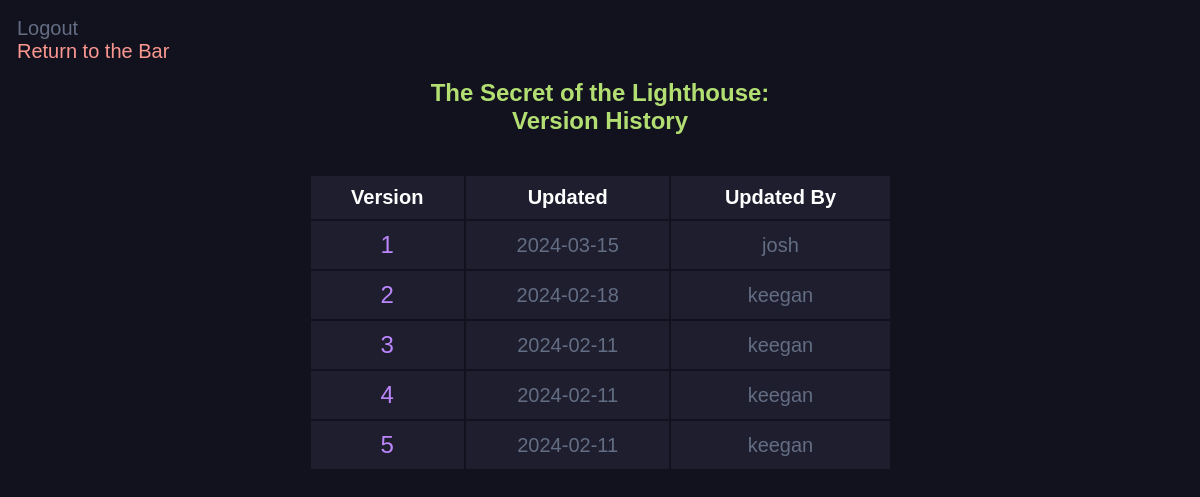
The app's page /versions/1 with its own data.
### main.py (models this page shows, shortened)
class NewStory(db.Model):
    id = db.Column(db.Integer, primary_key=True)
    title = db.Column(db.String(200), nullable=False)
    genre = db.Column(db.String(200), nullable=True)
    content = db.Column(db.Text, nullable=False)
    date_created = db.Column(db.DateTime, default=datetime.utcnow)
    author_id = db.Column(db.Integer, db.ForeignKey('user.id'), nullable=False)
    current_version_id = db.Column(db.Integer, db.ForeignKey('new_version.id'), nullable=True)
    __table_args__ = (
        ForeignKeyConstraint(['author_id'], ['user.id'], name='fk_new_story_author_id'),
        ForeignKeyConstraint(['current_version_id'], ['new_version.id'], name='fk_new_story_current_version_id')
    )
    current_version = db.relationship('NewVersion', foreign_keys=[current_version_id], post_update=True)
    versions = db.relationship('NewVersion', backref='story', lazy=True, foreign_keys='NewVersion.story_id')

class NewVersion(db.Model):
    id = db.Column(db.Integer, primary_key=True)
    content = db.Column(db.Text, nullable=False)
    date_created = db.Column(db.DateTime, default=datetime.utcnow)
    story_id = db.Column(db.Integer, db.ForeignKey('new_story.id'), nullable=False)
    author_id = db.Column(db.Integer, db.ForeignKey('user.id'), nullable=False)
    __table_args__ = (
        ForeignKeyConstraint(['story_id'], ['new_story.id'], name='fk_new_version_story_id'),
        ForeignKeyConstraint(['author_id'], ['user.id'], name='fk_new_version_author_id')
    )
    author = db.relationship('User', backref='versions', foreign_keys=[author_id])

class User(db.Model, UserMixin):
    id = db.Column(db.Integer, primary_key=True)
    username = db.Column(db.String(20), nullable=False, unique=True)
    password = db.Column(db.String(80), nullable=False)
    stories = db.relationship('NewStory', backref='author', lazy=True, foreign_keys=[NewStory.author_id])

### main.py (the view)
@app.route('/versions/<int:id>', methods=['GET'])
def versions(id):
    story = NewStory.query.get_or_404(id)
    versions = NewVersion.query.filter_by(story_id=id).order_by(NewVersion.date_created.desc()).all()
    return render_template('versions.html', story=story, versions=versions, current_user=current_user)

### templates/versions.html (shortened to what this page needs)
<link rel="stylesheet" href="{{ url_for('static', filename='css/versions.css') }}">
{% block body %}
	<a href="/logout/" class="button">Logout</a><br>
	<a href="/" class="return-to-bar">Return to the Bar</a>
<div class="content">
	<h1 style="text-align: center;">{{ story.title }}: <br> Version History</h1><br>
	<table class="center-table">
		<tr>
			<th>Version</th>
			<th>Updated</th>
			<th>Updated By</th>
		</tr>
		{%for version in versions %}
		<tr>
			<td><a href="{{ url_for('read_version', version_id=version.id) }}" class="story-link">{{ loop.index }}</a></td>
			<td>{{ version.date_created.date() }}</td>
			<td>{{ version.author.username }}</td>
		</tr>
		{% endfor %}
	</table>
</div>
{% endblock %}

### static/css/versions.css (style rules this page uses)
h1 { font-size: 24px; color: #B3DF72; text-align: center; font-family: sans-serif; }
a { color: #636d83; font-size: 20px; font-family: sans-serif; text-decoration: none; }
.center-table { margin-left: auto; margin-right: auto; width: 50%; }
td { background-color: #1e1e2e; color: #636d83; font-family: sans-serif; font-size: 20px; text-align: center; padding: 10; }
th { background-color: #1e1e2e; color: white; font-family: sans-serif; font-size: 20px; text-align: center; padding: 10; }
.story-link { color: #BB86FC; font-size: 24px; }
.return-to-bar { color: #FD9891; }

### records on screen
NewStory: title "The Secret of the Lighthouse"
NewVersion: date_created "2024-03-15", author.username "josh"
NewVersion: date_created "2024-02-18", author.username "keegan"
NewVersion: date_created "2024-02-11", author.username "keegan"
NewVersion: date_created "2024-02-11", author.username "keegan"
NewVersion: date_created "2024-02-11", author.username "keegan"
